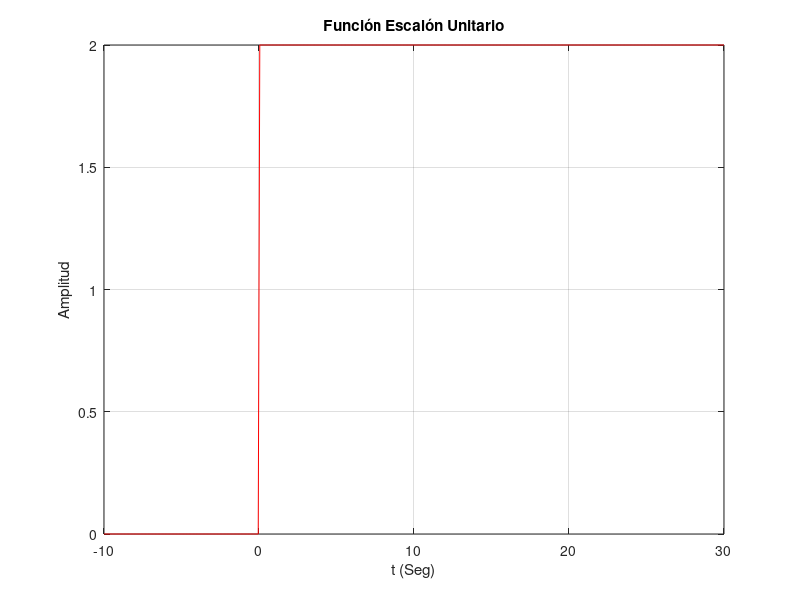

MATLAB code for this plot:
fs = 20; # velocidad de repetición de las muestras
tmax=+30; # límite superior de la escala de tiempo
tmin=-10; # límite inferior de la escala de tiempo
w = (1/fs); # ancho del pulso aproximado
ts = [tmin:1/fs:-w w:1/fs:tmax]; # rango de la escala de tiempo
# número de muestras en el tiempo
x =[zeros(1,(abs(tmin)*fs)) 2*ones(1,(abs(tmax)*fs))];
# Gráfica de la función impulso unitario
figure(1)
plot(ts,x,'r');
xlabel('t (Seg)'); ylabel('Amplitud'); grid on;
title('Función Escalón Unitario');
